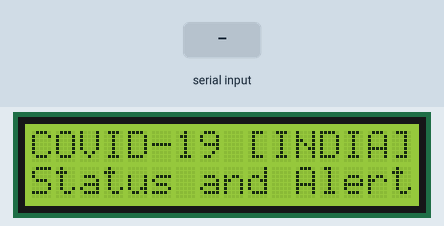
Bench run of a sketch on a simulated Arduino Uno, built with avr-gcc and run on an emulated ATmega328P. On the bench: 16×2 character LCD. The test bench sets the inputs (shaded band). What the sketch prints to the serial monitor is not drawn.

Above: at 0.1 s.
At 11.8 s:
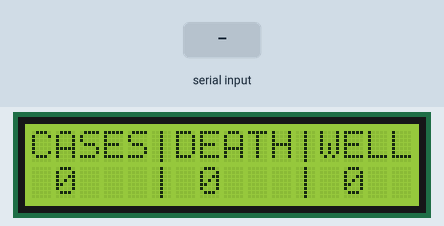
11.9 s: "1" received over the second serial link
At 14.2 s:
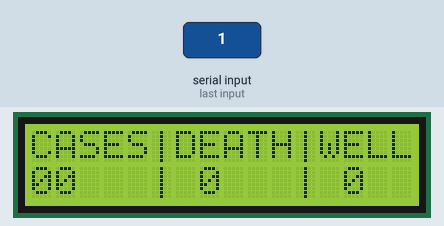
Timing chart, 0 to 15.7 s (numbered marks = the images above; inputs shaded):
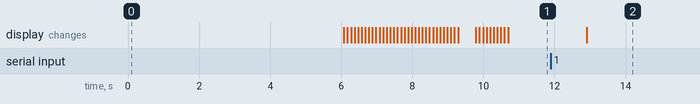

Measured:
- after the input at 11.9 s, the display: changes after 1.0 s (image 2)

The sketch:

main.ino
```cpp
#include <ArduinoJson.h>
#include <SoftwareSerial.h>
#include <LiquidCrystal.h>

SoftwareSerial esp8266(10, 11); // RX, TX

// initialize the library by associating any needed LCD interface pin
// with the arduino pin number it is connected to
const int rs = 7, en = 6, d4 = 5, d5 = 4, d6 = 3, d7 = 2;
LiquidCrystal lcd(rs, en, d4, d5, d6, d7);

String serial_input;
const size_t capacity = JSON_OBJECT_SIZE(6) + JSON_OBJECT_SIZE(12) + 280;
DynamicJsonDocument doc(capacity);
const char* json;
int cases;
int death;
int well;
int data[3];

byte separator[8] = {
  B00100,
  B00100,
  B00100,
  B00100,
  B00100,
  B00100,
  B00100,
  B00100
};


void setup() {
  // Open serial communications and wait for port to open:
  Serial.begin(9600);
  while (!Serial) {
    ; // wait for serial port to connect. Needed for native USB port only
  }

  // set up the LCD's number of columns and rows:
  lcd.begin(16, 2);
  lcd.createChar(0, separator);

  Serial.println("Goodnight moon!");

  // set the data rate for the SoftwareSerial port
  esp8266.begin(9600);
  initialScreen();
}

void loop() { // run over and over
  getdata();
}

void getdata(){
  if (esp8266.available()) {
     serial_input = esp8266.readString();

     int len = serial_input.length()+1;
     char char_array[len];
     serial_input.toCharArray(char_array,len);

     deserializeJson(doc, char_array);
     cases = doc["cases"];
     death = doc["deaths"];
     well  = doc["recovered"];

     show_cases(cases);
     show_death(death);
     show_well(well);

    //  data[0] = cases;
    //  data[1] = death;
    //  data[2] = well;

    //  Serial.println(cases);
    //  Serial.println(death);
    //  Serial.println(well);

   }
}

void show_cases(int value){
  Serial.println(value);
  lcd.setCursor(0,1);
  lcd.print(value);
}

void show_death(int value){
  Serial.println(value);
  lcd.setCursor(7,1);
  lcd.print(value);
}

void show_well(int value){
  Serial.println(value);
  lcd.setCursor(13,1);
  lcd.print(value);
}

void initialScreen(){
  int i=0;
  lcd.clear();
  lcd.setCursor(0,0);
  lcd.print("COVID-19 [INDIA]");
  lcd.setCursor(0,1);
  lcd.print("Status and Alert");
  delay(6000);
  lcd.clear();

  lcd.setCursor(0,0);
  lcd.print("Init.. ESP8266");
  lcd.setCursor(0,1);
  for(i=0;i<16;i++){
      lcd.print(".");
      delay(100);
  }
  lcd.clear();

  lcd.setCursor(0,0);
  lcd.print("Making APi Call");
  lcd.setCursor(0,1);
  for(i=0;i<16;i++){
      lcd.print(".");
      delay(100);
  }
  lcd.clear();

  lcd.setCursor(2,0);
  lcd.print("--OK DONE--");
  delay(500);
  lcd.setCursor(0,1);
  lcd.print("LOADING");
  lcd.setCursor(7,1);
  for(i=7;i<16;i++){
      lcd.print(".");
      delay(100);
  }
  lcd.clear();

  lcd.setCursor(0,0);
  lcd.print("CASES");
  lcd.setCursor(6,0);
  lcd.print("DEATH");
  lcd.setCursor(12,0);
  lcd.print("WELL");

  lcd.setCursor(1,1);
  lcd.print("0");
  lcd.setCursor(7,1);
  lcd.print("0");
  lcd.setCursor(13,1);
  lcd.print("0");

  lcd.setCursor(5,0);
  lcd.write(byte(0));
  lcd.setCursor(11,0);
  lcd.write(byte(0));
  lcd.setCursor(5,1);
  lcd.write(byte(0));
  lcd.setCursor(11,1);
  lcd.write(byte(0));
}
```
